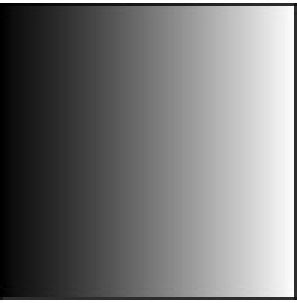
#> input picture notebooks/image_processing/images/gradient.png, 99 x 101 px (shown 3 times larger)
$ jupyter execute gradient_threshold.ipynb
#> lines starting #> are read from the running program, lines starting #| are printed output that depends on the picture; after the words box and inside, x2 and y2 are one past the last pixel; in counts of white or black regions, pixels touching at a corner belong together
[cell 1]
import cv2 as cv
import numpy as np
from matplotlib import pyplot as plt

img = cv.imread('images/gradient.png',0)
#> img: shape (101, 99); min 0, max 255, mean 119.5
# 0 is black, 255 is white
ret,thresh1 = cv.threshold(img,127,255,cv.THRESH_BINARY)
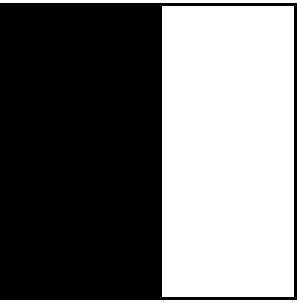
#> thresh1: shape (101, 99) (shown 3 times larger); 44.7% white; 3 white regions, box (x1, y1, x2, y2) and area: (54, 2, 98, 99) 4268, (0, 0, 99, 1) 99, (0, 100, 99, 101) 99
ret,thresh_lower = cv.threshold(img,127,100,cv.THRESH_BINARY)
ret,thresh2 = cv.threshold(img,127,255,cv.THRESH_BINARY_INV)
ret,thresh3 = cv.threshold(img,127,255,cv.THRESH_TRUNC)
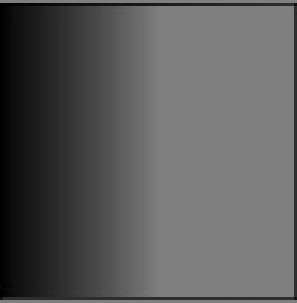
#> thresh3: shape (101, 99) (shown 3 times larger); min 0, max 127, mean 90.5
ret,thresh4 = cv.threshold(img,127,255,cv.THRESH_TOZERO)
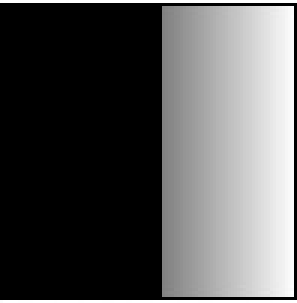
#> thresh4: shape (101, 99) (shown 3 times larger); min 0, max 255, mean 85.8
ret,thresh5 = cv.threshold(img,127,255,cv.THRESH_TOZERO_INV)
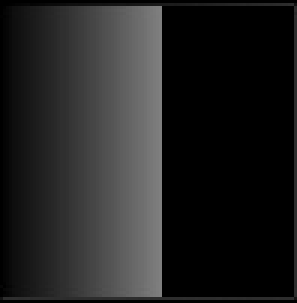
#> thresh5: shape (101, 99) (shown 3 times larger); min 0, max 127, mean 33.8

titles = ['Original Image','BINARY','BINARY_LOWER','BINARY_INV','TRUNC','TOZERO','TOZERO_INV']
images = [img, thresh1, thresh_lower, thresh2, thresh3, thresh4, thresh5]

for i in range(7):
    plt.subplot(2,4,i+1),plt.imshow(images[i],'gray',vmin=0,vmax=255)
    plt.title(titles[i])
    plt.xticks([]),plt.yticks([])

plt.show()

$ run again, with notebooks/image_processing/images/bed.png copied over notebooks/image_processing/images/gradient.png
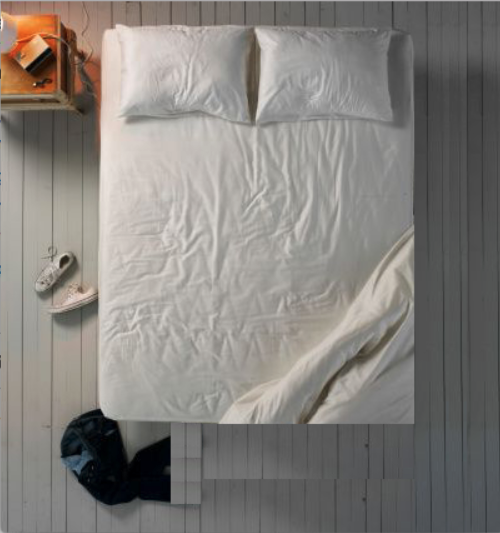
#> input picture notebooks/image_processing/images/bed.png, 500 x 533 px
#> `ret,thresh1 = cv.threshold(img,127,255,cv.THRESH_BINARY)`:
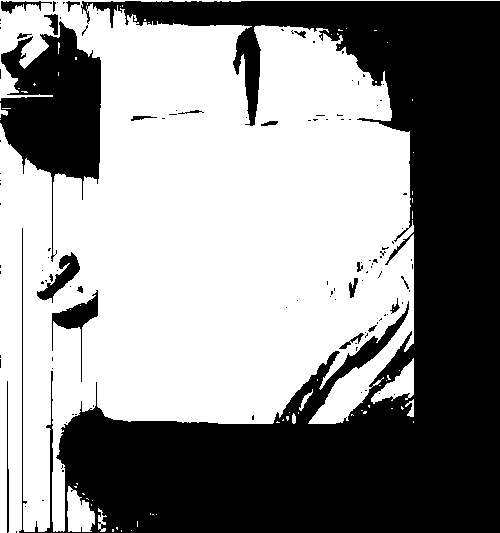
#> thresh1: shape (533, 500); 55.5% white; 117 black regions (96 under 20 px), largest, box (x1, y1, x2, y2) and area: (19, 1, 500, 533) 103808, (0, 21, 101, 262) 11524, (52, 290, 98, 382) 950
#> `ret,thresh5 = cv.threshold(img,127,255,cv.THRESH_TOZERO_INV)`:
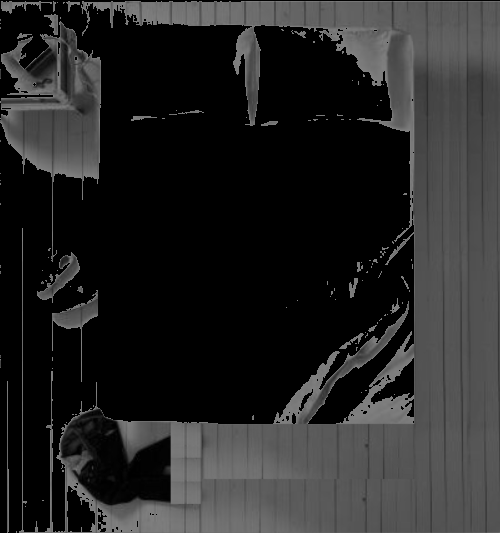
#> thresh5: shape (533, 500); min 0, max 127, mean 38.3

$ run again, with notebooks/image_processing/images/sudoku.png copied over notebooks/image_processing/images/gradient.png
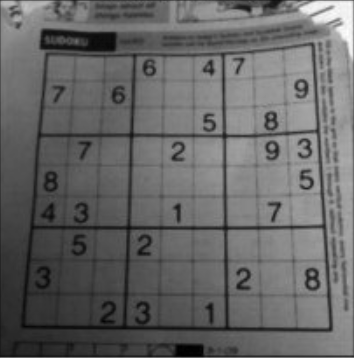
#> input picture notebooks/image_processing/images/sudoku.png, 354 x 358 px
#> `ret,thresh1 = cv.threshold(img,127,255,cv.THRESH_BINARY)`:
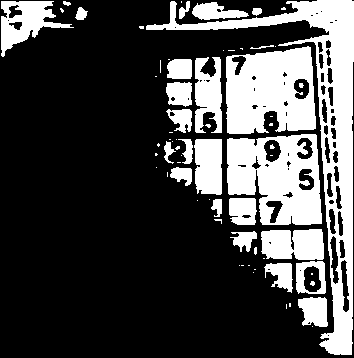
#> thresh1: shape (358, 354); 27.9% white; 68 white regions (41 under 20 px), largest, box (x1, y1, x2, y2) and area: (146, 0, 354, 355) 10477, (226, 46, 316, 134) 6290, (227, 134, 322, 225) 6040
#> `ret,thresh5 = cv.threshold(img,127,255,cv.THRESH_TOZERO_INV)`:
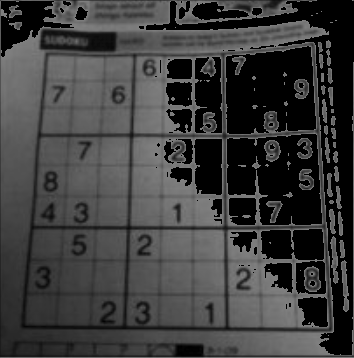
#> thresh5: shape (358, 354); min 0, max 127, mean 61
